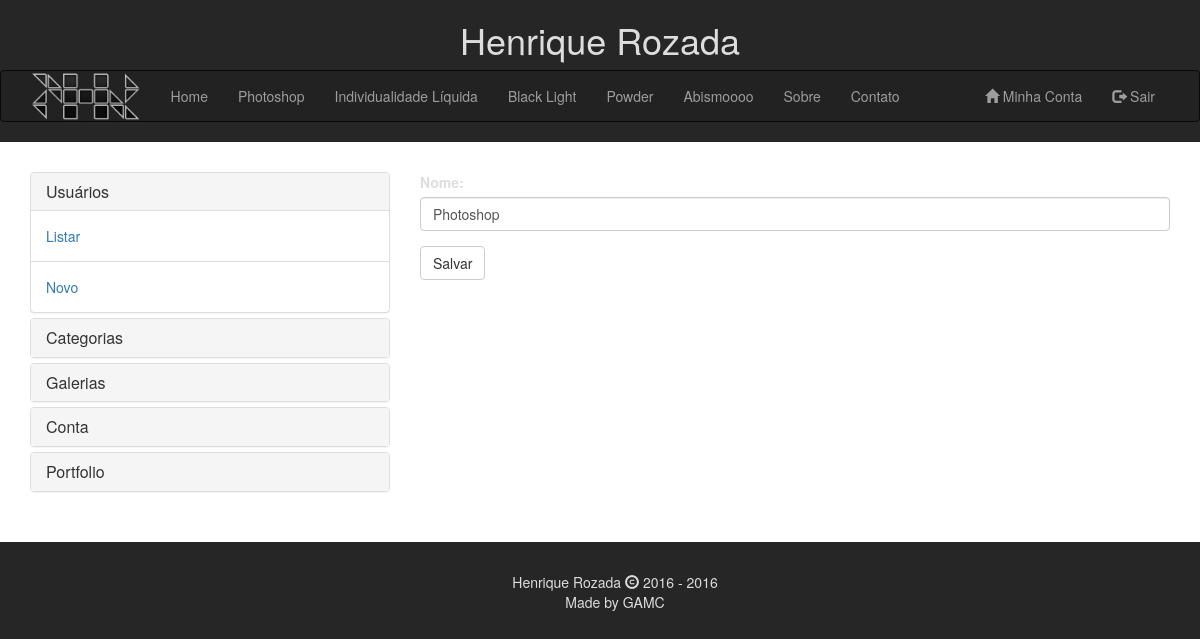
Page /categories/editCat.php?id=1 (signed in) on the committed database.
### tables this page shows
CREATE TABLE `categories` (
  `id` int(11) NOT NULL,
  `name` varchar(50) NOT NULL
);

### categories/editCat.php (the view, shortened to what this page needs)
<?php
include "../template/header.php";
include "../conn/connection.php";
$name = $id = "";
$errors = array();
if (isset($_SESSION['email'])):
    if ($_SERVER['REQUEST_METHOD'] === "POST") {
        if (isset($_POST['name'])) {
            $name = $_POST['name'];
        } else {
            array_push($errors, "É necessario informar o nome!");
        }
        if (isset($_POST['id'])) {
            $id = $_POST['id'];
        } else {
            array_push($errors, "Id de usuario invalido!");
        }
        if (count($errors) == 0) {
            $stmt = $conn->prepare("UPDATE `categories` SET `name` = :name WHERE id = :id");
            $stmt->bindValue(":name", $name);
            $stmt->bindValue(":id", $id);
            if ($stmt->execute()) {
                header("location: listCat.php");
            }
        }
    }elseif($_SERVER['REQUEST_METHOD'] === "GET"){
        $stmt = $conn->prepare("SELECT * from categories WHERE id = :id");
        $stmt->bindValue(':id',$_GET['id']);
        $stmt->execute();
        $result = $stmt->fetch(PDO::FETCH_ASSOC);
        $name = $result['name'];
    }
    ?>
    <article>
        <div class="container">
            <div class="row">
                <?php include "../dbmenu.php"; ?>
                <div class="col-sm-8">
                    <div class="row">
                        <div class="col-sm-12">
                            <form role="form" method="POST" action="<?php echo htmlspecialchars($_SERVER['PHP_SELF']) ?>">
                                <div class="form-group">
                                    <label for="name">Nome:</label><input type="text" class="form-control" id="name" name="name" value="<?php echo $name ?>" required/>
                                </div>
                                <button type="submit" class="btn btn-default">Salvar</button>
                            </form>
                        </div>
                    </div>
                </div>
            </div>
        </div>
    </article>
<?php endif; ?>
<?php include "../template/footer.php" ?>

### template/header.php (shortened to what this page needs)
<?php session_start();
$path = $_SERVER['DOCUMENT_ROOT'];
include $path."/conn/connection.php";
$stmt = $conn->prepare('SELECT * from categories');
$stmt->execute();
$categories = $stmt->fetchAll();
?>
<!DOCTYPE html>
<html lang="pt-BR">
	<head>
		<link rel="stylesheet" href="http://maxcdn.bootstrapcdn.com/bootstrap/3.3.6/css/bootstrap.min.css">
		<link rel="stylesheet" type="text/css" href="/style.css"/>
	</head>
	<body>
		<header>
			<h1 class="text-center">Henrique Rozada</h1>
		</header>
		<nav class="navbar navbar-inverse">
			<div class="container">
				<div class="navbar-header">
					<a class="navbar-brand image-logo" href="/index.php"><img src="/Imagens/HR.png" alt="Logo HR" /></a>
				</div>
				<div class="collapse navbar-collapse" id="myNavbar">
					<ul class="nav navbar-nav">
						<li <?php if($_SERVER['PHP_SELF'] == "/index.php"){echo 'class="active"';}?>><a href="/index.php">Home</a></li>
                                                <?php foreach ($categories as $category):?>
                                                <li <?php if(isset($_GET['cid']) && htmlspecialchars($_GET['cid']) == $category['id']){echo 'class="active"';}?>><a href="<?php echo "/category.php?cid=".$category['id']?>"><?php echo $category['name']?></a></li>
                                                <?php endforeach;?>
						<li <?php if($_SERVER['PHP_SELF'] == "/about.php"){echo 'class="active"';}?>><a href="/about.php">Sobre</a></li>
						<li <?php if($_SERVER['PHP_SELF'] == "/contato.php"){echo 'class="active"';}?>><a href="/contato.php">Contato</a></li>
					</ul>
					<ul class="nav navbar-nav navbar-right">
					<?php if(!isset($_SESSION['email'])):?>
						<li><a href="/login.php"><span class="glyphicon glyphicon-log-in"></span> Entrar</a></li>
					<?php else:?>
						<li><a href="/dashboard.php"><span class="glyphicon glyphicon-home"></span> Minha Conta</a></li>
						<li><a href="/logout.php"><span class="glyphicon glyphicon-log-out"></span> Sair</a></li>
					<?php endif;?>
					</ul>
				</div>
			</div>
		</nav>

### style.css (style rules this page uses)
body { background-color: #262626; color: #ddd }
article { background-color: #fff; padding: 30px 0px; }
.image-logo { padding-top: 0px; padding-bottom: 0px; }
.image-logo img { height: inherit; }

### rows in the picture
categories: name "Photoshop"
categories: name "Individualidade Líquida"
categories: name "Black Light"
categories: name "Powder"
categories: name "Abismoooo"
